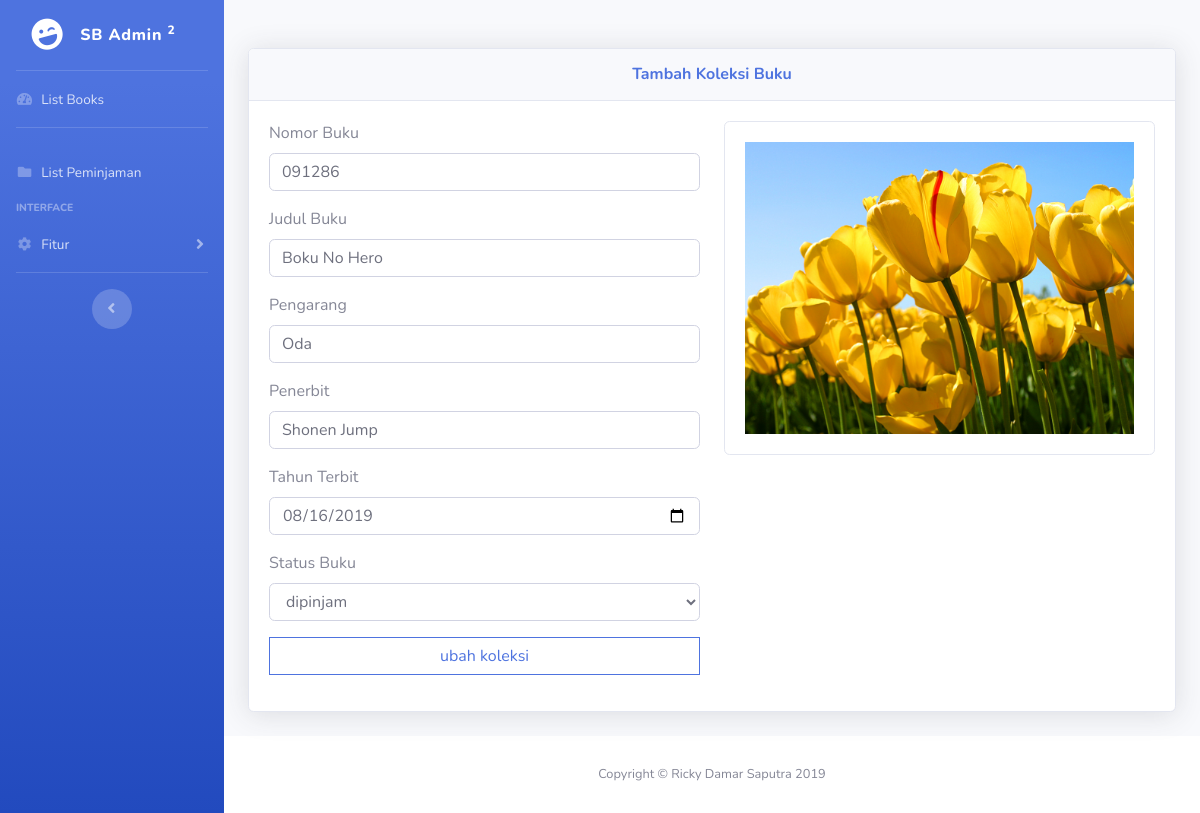
The app's page /update_book.php?no_buku=091286 (signed in) with its own data.
### tables this page shows
CREATE TABLE `tb_buku` (
  `no_buku` varchar(6) NOT NULL,
  `judul_buku` varchar(40) NOT NULL,
  `pengarang` varchar(20) NOT NULL,
  `penerbit` varchar(20) NOT NULL,
  `tahun_terbit` date NOT NULL,
  `status` enum('dipinjam','belum dipinjam') NOT NULL
);

### functions.php (called while the page is built, shortened)
<?php
$conn = mysqli_connect('localhost', 'root', '', 'db_perpustakaan');
function index($query)
{
    global $conn;
    $result = mysqli_query($conn, $query);
    $rows = [];
    while ($row = mysqli_fetch_assoc($result)) {
        $rows[] = $row;
    }
    return $rows;
}

### update_book.php (the view, shortened to what this page needs)
<?php
require 'functions.php';
$no_buku = $_GET["no_buku"];
$book = index("SELECT * FROM tb_buku WHERE no_buku = $no_buku")[0];
?>
<!DOCTYPE html>
<html lang="en">
<head>
  <link href="vendor/fontawesome-free/css/all.min.css" rel="stylesheet" type="text/css">
  <link href="css/sb-admin-2.min.css" rel="stylesheet">
  <link href="vendor/datatables/dataTables.bootstrap4.min.css" rel="stylesheet">
  <link href="css/style.css" rel="stylesheet">
</head>
<body id="page-top">
  <div id="wrapper">
    <ul class="navbar-nav bg-gradient-primary sidebar sidebar-dark accordion" id="accordionSidebar">
      <a class="sidebar-brand d-flex align-items-center justify-content-center" href="index.php">
        <div class="sidebar-brand-icon rotate-n-15">
          <i class="fas fa-laugh-wink"></i>
        </div>
        <div class="sidebar-brand-text mx-3">SB Admin <sup>2</sup></div>
      </a>
      <hr class="sidebar-divider my-0">
      <li class="nav-item">
        <a class="nav-link" href="index.php">
          <i class="fas fa-fw fa-tachometer-alt"></i>
          <span>List Books</span></a>
      </li>
      <hr class="sidebar-divider">
      <li class="nav-item">
        <a class="nav-link" href="list_pinjam.php">
          <i class="fas fa-fw fa-folder"></i>
          <span>list peminjaman</span>
        </a>
      </li>
      <div class="sidebar-heading">
        Interface
      </div>
      <li class="nav-item">
        <a class="nav-link collapsed" href="#" data-toggle="collapse" data-target="#collapseTwo" aria-expanded="true" aria-controls="collapseTwo">
          <i class="fas fa-fw fa-cog"></i>
          <span>Fitur</span>
        </a>
      </li>
      <hr class="sidebar-divider d-none d-md-block">
      <div class="text-center d-none d-md-inline">
        <button class="rounded-circle border-0" id="sidebarToggle"></button>
      </div>
    </ul>
    <div id="content-wrapper" class="d-flex flex-column">
      <div id="content" class="mt-5">
        <div class="container-fluid">
          <div class="card shadow mb-4">
            <div class="card-header py-3">
              <h6 class="m-0 font-weight-bold text-primary text-center">Tambah Koleksi Buku</h6>
            </div>
            <div class="card-body">
              <div class="row">
                <div class="col">
                  <form action="" method="POST">
                    <div class="form-group">
                      <label for="no_buku">nomor buku</label>
                      <input type="text" class="form-control" id="no_buku" name="no_buku" value="<?= $book["no_buku"]; ?>">
                    </div>
                    <div class="form-group">
                      <label for="judul_buku">judul buku</label>
                      <input type="text" class="form-control" id="judul_buku" name="judul_buku" value="<?= $book["judul_buku"]; ?>">
                    </div>
                    <div class="form-group">
                      <label for="pengarang">pengarang</label>
                      <input type="text" class="form-control" id="pengarang" name="pengarang" value="<?= $book["pengarang"]; ?>">
                    </div>
                    <div class="form-group">
                      <label for="penerbit">penerbit</label>
                      <input type="text" class="form-control" id="penerbit" name="penerbit" value="<?= $book["penerbit"]; ?>">
                    </div>
                    <div class="form-group">
                      <label for="tahun_terbit">tahun terbit</label>
                      <input type="date" class="form-control" id="tahun_terbit" name="tahun_terbit" value="<?= $book["tahun_terbit"]; ?>">
                    </div>
                    <div class="form-group">
                      <label for="status">status buku</label>
                      <select class="form-control" id="status" name="status">
                        <?php if ($book["status"] === "dipinjam") : ?>
                        <option selected>dipinjam</option>
                        <?php else : ?>
                        <option>dipinjam</option>
                        <option selected>belum dipinjam</option>
                        <?php endif; ?>
                      </select>
                    </div>
                    <div class="form-group">
                      <button type="submit" name="ubah_koleksi" class="btn btn-outline-primary btn-block">ubah koleksi</button>
                    </div>
                  </form>
                </div>
                <div class="col">
                  <div class="card">
                    <div class="card-body">
                      <img src="img/bg-book.jpg" class="img-fluid" alt="Responsive image">
                    </div>
                  </div>
                </div>
              </div>
            </div>
          </div>
        </div>
      </div>
      <footer class="sticky-footer bg-white">
        <div class="container my-auto">
          <div class="copyright text-center my-auto">
            <span>Copyright &copy; Ricky Damar Saputra 2019</span>
          </div>
        </div>
      </footer>
    </div>
  </div>
</body>
</html>

### css/style.css (style rules this page uses)
* { text-transform: capitalize; }
.btn, .badge { border-radius: 0; }

### records on screen
tb_buku: no_buku "091286", judul_buku "boku no hero", pengarang "Oda", penerbit "shonen jump", tahun_terbit "08/16/2019", status "dipinjam"
